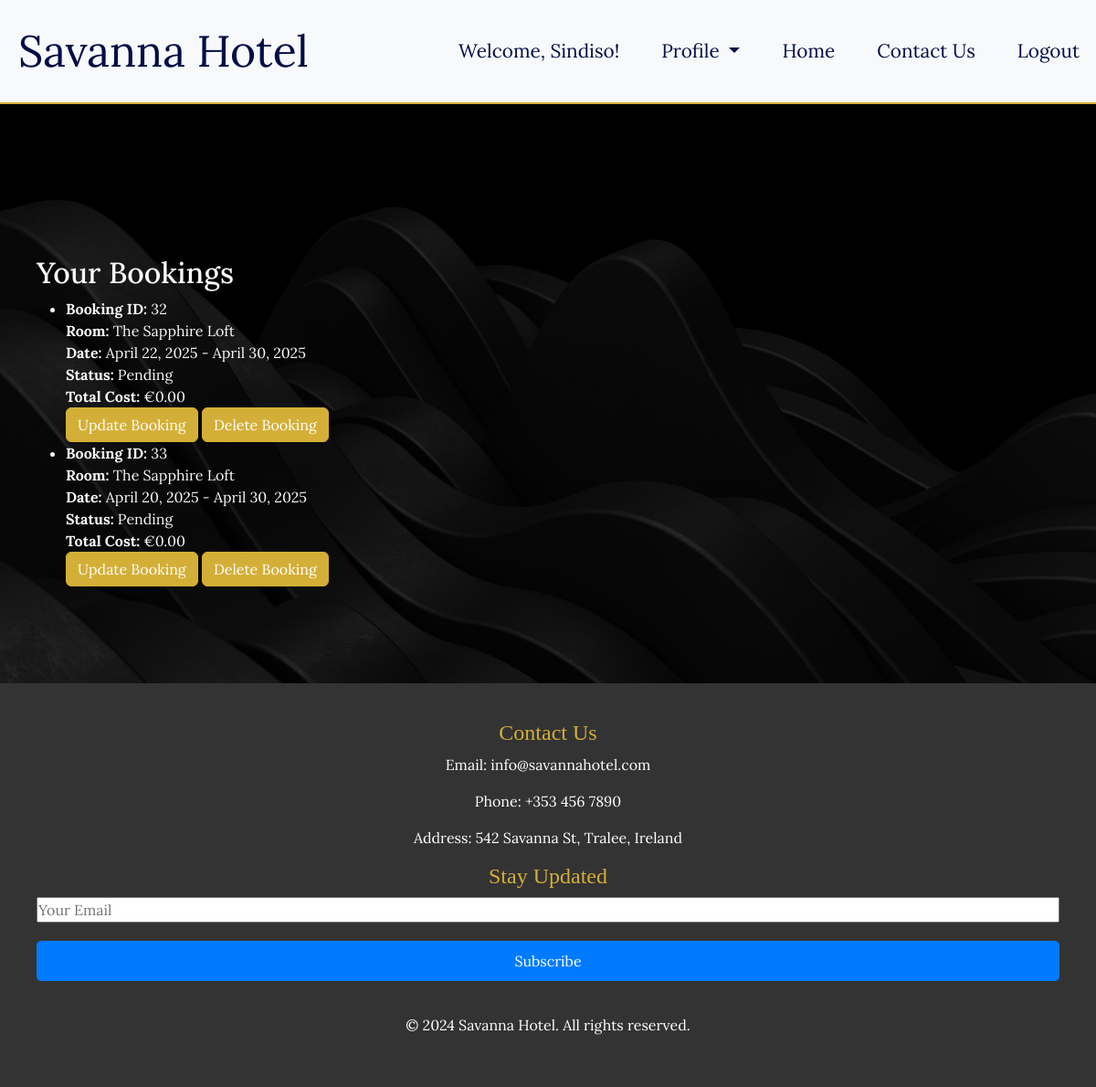
Screenshot of /my-bookings/ (signed in) with the database file from the repository.
### hotel_booking/models.py (models this page shows, shortened)
class Booking(models.Model):
    name = models.CharField(max_length=255, default="Unknown User")
    email = models.EmailField(default='example@example.com')
    id = models.AutoField(primary_key=True)
    room = models.ForeignKey(Room, on_delete=models.CASCADE)
    check_in_date = models.DateField()
    check_out_date = models.DateField()
    guests = models.IntegerField(default=1)
    duration = models.IntegerField(default=1)
    total_cost = models.DecimalField(
        max_digits=10,
        decimal_places=2,
        default=Decimal('0.00'),
        null=False,
        blank=False
    )
    user = models.ForeignKey(User, on_delete=models.CASCADE, null=True, blank=True)
    CONFIRMED = 'Confirmed'
    PENDING = 'Pending'
    CANCELLED = 'Cancelled'
    STATUS_CHOICES = [
        (CONFIRMED, 'Confirmed'),
        (PENDING, 'Pending'),
        (CANCELLED, 'Cancelled'),
    ]
    status = models.CharField(
        max_length=20,
        choices=STATUS_CHOICES,
        default=PENDING
    )

class Room(models.Model):
    SINGLE = 'Single'
    DOUBLE = 'Double'
    SUITE = 'Suite'
    KING = 'King'
    QUEEN = 'Queen'
    DELUXE = 'Deluxe'
    PENTHOUSE = 'Penthouse'
    ROOM_TYPE_CHOICES = [
        (SINGLE, 'Single Room'),
        (DOUBLE, 'Double Room'),
        (SUITE, 'Suite'),
        (KING, 'King Room'),
        (QUEEN, 'Queen Room'),
        (DELUXE, 'Deluxe Room'),
        (PENTHOUSE, 'Penthouse'),
    ]
    name = models.CharField(max_length=100)
    image = models.ImageField(upload_to='rooms/', blank=True, null=True)
    price = models.DecimalField(max_digits=6, decimal_places=2)
    description = models.TextField()
    available = models.BooleanField(default=True)
    capacity = models.IntegerField(default=1)
    room_type = models.CharField(
        max_length=20,
        choices=ROOM_TYPE_CHOICES,
        default=SINGLE
    )

### hotel_booking/views.py (the view)
# urls.py: path("my-bookings/", views.my_bookings, name="my_bookings"),
@login_required
def my_bookings(request):
    if request.user.is_authenticated:
        bookings = Booking.objects.filter(user=request.user)
    else:
        bookings = []
    return render(request, 'accounts/my_bookings.html', {'bookings': bookings})

### templates/accounts/my_bookings.html
{% extends 'base_generic.html' %}
{% block content %}
<div class="container">
    <h2>Your Bookings</h2>
    {% if bookings %}
        <ul>
            {% for booking in bookings %}
                <li>
                    <strong>Booking ID:</strong> {{ booking.id }}<br>
                    <strong>Room:</strong> {{ booking.room.name }}<br>
                    <strong>Date:</strong> {{ booking.check_in_date }} - {{ booking.check_out_date }}<br>
                    <strong>Status:</strong> {{ booking.status }}<br>
                    <strong>Total Cost:</strong> €{{ booking.total_cost }}<br>
                    <a href="{% url 'hotel_booking:update_booking' booking.id %}" class="btn btn-info">Update Booking</a>
                    <a href="{% url 'hotel_booking:delete_booking' booking.id %}" class="btn btn-danger" onclick="return confirm('Are you sure you want to delete this booking?')">Delete Booking</a>
                </li>
            {% endfor %}
        </ul>
    {% else %}
        <p>You have no bookings yet.</p>
    {% endif %}
</div>
{% endblock %}

### hotel_booking/templates/base_generic.html (shortened to what this page needs)
{% load static %}
<!DOCTYPE html>
<html lang="en">
  <head>
    <link
      href="https://cdn.jsdelivr.net/npm/bootstrap@5.3.3/dist/css/bootstrap.min.css"
      rel="stylesheet"
    />
    <link
      rel="stylesheet"
      href="https://cdnjs.cloudflare.com/ajax/libs/font-awesome/5.15.4/css/all.min.css"
    />
    <link rel="stylesheet" href="{% static 'css/styles.css' %}" />
  </head>
  <body>
    <nav class="navbar navbar-expand-lg navbar-light bg-light">
      <a class="navbar-brand" href="#">Savanna Hotel</a>
      <div class="collapse navbar-collapse" id="navbarNav">
        <ul class="navbar-nav ms-auto">
          {% if user.is_authenticated %}
          <li class="nav-item">
            <span class="nav-link">Welcome, {{ user.username }}!</span>
          </li>
          <li class="nav-item dropdown">
            <a class="nav-link dropdown-toggle" href="#" id="navbarDropdown" role="button" data-bs-toggle="dropdown" aria-expanded="false">
              Profile
            </a>
          </li>
          <li class="nav-item">
            <a class="nav-link" href="{% url 'hotel_booking:index' %}">Home</a>
          </li>
          <li class="nav-item">
            <a class="nav-link" href="#contact">Contact Us</a>
          </li>
          <li>
            <form action="{% url 'hotel_booking:logout' %}" method="post">
              <button type="submit" class="nav-link">
                Logout
              </button>
            </form>
          </li>
          {% endif %}
        </ul>
      </div>
    </nav>
    <div class="container mt-4">{% block content %} {% endblock %}</div>
    <footer>
      <div class="footer-content">
        <div class="footer-contact" id="contact">
          <h4>Contact Us</h4>
          <p>Email: info@savannahotel.com</p>
          <p>Phone: +353 456 7890</p>
          <p>Address: 542 Savanna St, Tralee, Ireland</p>
        </div>
        <div class="footer-subscribe">
          <h4>Stay Updated</h4>
          <form action="/subscribe" method="POST">
            <input
              type="email"
              name="email"
              placeholder="Your Email"
              required
            />
            <button type="submit">Subscribe</button>
          </form>
        </div>
        <div class="footer-social">
        </div>
      </div>
      <p>&copy; 2024 Savanna Hotel. All rights reserved.</p>
    </footer>
  </body>
</html>

### static/css/styles.css (style rules this page uses)
* { margin: 0; padding: 0; box-sizing: border-box; }
body { background-color: #0a0a0a; background-image: url('/static/images/wallpaper1.jpg'); background-attachment: fixed; background-repeat: no-repeat; background-size: cover; color: #f8f9fa; font-family: 'Lora', serif; margin-top: 80px; }
.container h2 { padding-top: 110px; }
html { scroll-behavior: smooth; }
.navbar { background-color: rgba(0, 0, 0, 0.6); border-bottom: 2px solid #d4af37; position: fixed; width: 100%; top: 0; left: 0; z-index: 1000; }
.navbar a { color: #fff; padding: 12px 20px; }
.navbar-nav { display: flex; justify-content: flex-start; gap: 20px; }
.navbar-brand { color: #010e47 !important; font-family: 'Lora', serif; font-size: 3rem; }
.navbar-nav .nav-link { color: #010e47 !important; font-size: 1.3rem; padding: 10px 20px; margin-right: 10px; transition: all 0.3s ease; }
.navbar-nav { margin-left: -20px; }
.btn { background-color: #d4af37; border-color: #d4af37; color: #fff; transition: background-color 0.3s ease; }
.container.mt-4 { margin-bottom: 50px; }
form { display: flex; flex-direction: column; gap: 20px; }
button { background-color: #007bff; color: white; padding: 10px; border: none; border-radius: 5px; cursor: pointer; }
footer { position: relative; bottom: 0; width: 100%; background-color: #333; color: white; padding: 20px; text-align: center; }
footer h4 { font-family: 'Merriweather', serif; color: #d4af37; }
a { color: #d4af37; }
.container { margin-top: 50px; padding: 20px; }
@media (min-width: 992px) { .container { max-width: 1200px; } }
@media (min-width: 992px) { footer { padding: 40px; } }

### rows the page displays
Booking: id "32", room.name "The Sapphire Loft", check_in_date "April 22, 2025", check_out_date "April 30, 2025", status "Pending", total_cost "0.00"
Booking: id "33", room.name "The Sapphire Loft", check_in_date "April 20, 2025", check_out_date "April 30, 2025", status "Pending", total_cost "0.00"

### other values shown
{{ user.username }} "Sindiso"
